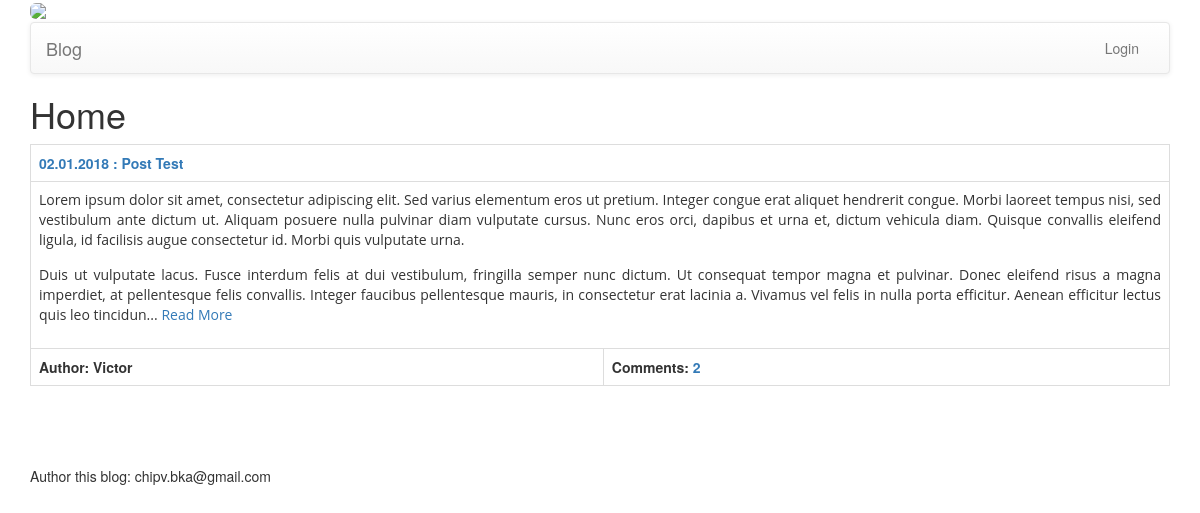
Before: / with the older database file.
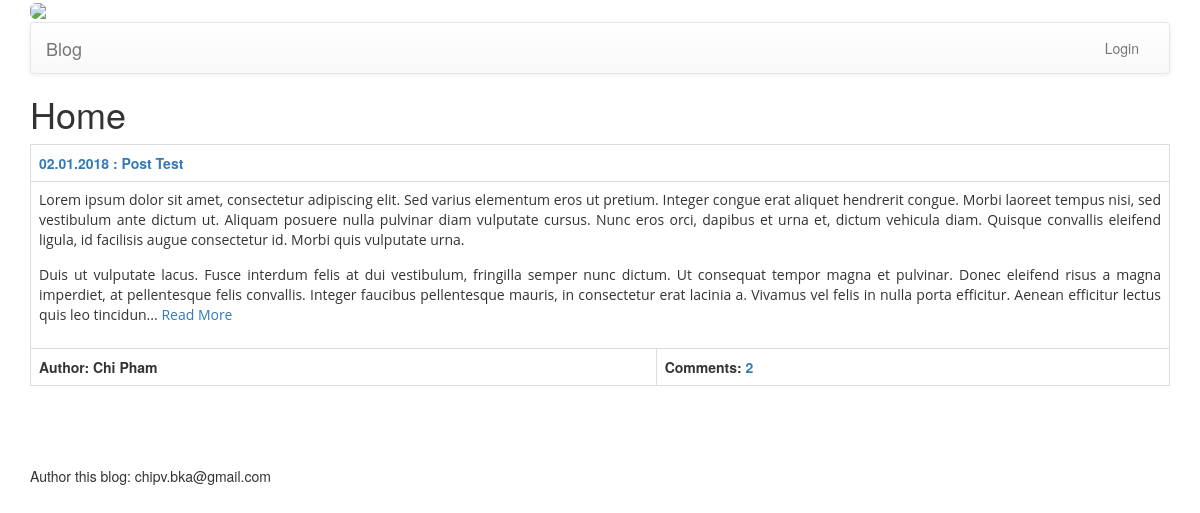
After: the same page with the newer database file.
### tables this page shows
CREATE TABLE `post` (
  `id` int(11) NOT NULL AUTO_INCREMENT,
  `title` varchar(100) DEFAULT NULL,
  `description` longtext,
  `author_id` int(11) DEFAULT NULL,
  `date_insert` timestamp NOT NULL DEFAULT CURRENT_TIMESTAMP ON UPDATE CURRENT_TIMESTAMP,
  `date_publication` timestamp NOT NULL DEFAULT CURRENT_TIMESTAMP ON UPDATE CURRENT_TIMESTAMP,
  PRIMARY KEY (`id`),
  KEY `fk_post_1_idx` (`author_id`),
  CONSTRAINT `fk_post_1` FOREIGN KEY (`author_id`) REFERENCES `author` (`id`) ON DELETE NO ACTION ON UPDATE NO ACTION
);

CREATE TABLE `author` (
  `id` int(11) NOT NULL AUTO_INCREMENT,
  `name` varchar(45) DEFAULT NULL,
  `login` varchar(45) DEFAULT NULL,
  `password` varchar(45) DEFAULT NULL,
  PRIMARY KEY (`id`)
);

### controllers/HomeController.php (called while the page is built, shortened)
<?php
class HomeController extends BaseController
{
    public function actionIndex()
    {
        $posts = Post::findHome();
        $this->render('views/home/index', ['posts' => $posts]);
    }
}

### components/Application.php (called while the page is built, shortened)
<?php
class Application extends BaseApplication {
    public $router;
    public $controller;
    public function run() {
        $this->lifeCircle();
    }
    private function lifeCircle() {
        $this->bootstrap();
    }
    private function bootstrap() {
        $this->controller->callAction($this->router->getActionName());
    }
    private function setRouter(BaseRouter $router) {
        $this->router = $router;
    }
    private function setController(BaseController $controller) {
        $this->controller = $controller;
    }
}

### index.php (called while the page is built, shortened)
<?php
$config = require(__DIR__ . '/config/app.php');
$app = \app\components\Application::getInstance($config);
$app->run();

### components/Auth.php (called while the page is built, shortened)
<?php
class Auth extends BaseAuth {
    static function isLogged() {
        if (!isset($_SESSION['id'])) {
            return false;
        }
        return true;
    }
}

### models/Post.php (called while the page is built, shortened)
<?php
class Post extends BaseModel {
    static function findHome() {
        $conn = Application::app()->db->conn;
        $sql = 'SELECT p.id as id, p.title as title,'
                . ' p.description as description, '
                . ' date_insert, a.name as author '
                . ' FROM post p, author a '
                . ' WHERE p.author_id = a.id and p.date_publication < NOW()'
                . ' ORDER BY date_publication desc';
        $stmt = $conn->prepare($sql);
        $stmt->execute();
        $rows = $stmt->fetchAll(\PDO::FETCH_ASSOC);
        $out = [];
        foreach ($rows as $row) {
            $post = ModelFactory::create('Post');
            $post->loadAttributes($row);
            $post->comments = [];
            $comments = Comment::findByPostId($post->id);
            $post->comments = $comments;
            $out[] = $post;
        }
        return $out;
    }
}

### components/base/Base.php (called while the page is built, shortened)
<?php
abstract class Base {
    private $data = [];
    public function __set($name, $value) {
        $this->data[$name] = $value;
    }
    public function __get($name) {
        if (array_key_exists($name, $this->data)) {
            return $this->data[$name];
        }
        return null;
    }
}

### components/commons/Helper.php (called while the page is built, shortened)
<?php
class Helper
{
    static function inTheEnd($value, $caracter, $quantity)
    {
        if (strlen($value) >= $quantity) {
            return substr($value, 0, $quantity) . $caracter;
        }
        return $value;
    }
    static function dateFormat($value, $format)
    {
        $date = new \DateTime($value);
        return $date->format($format);
    }
    static function decodeHTML($value)
    {
        return html_entity_decode($value);
    }
    static function isToday($value)
    {
        $today = date('Y-m-d');
        return false;
    }
}

### models/Comment.php (called while the page is built, shortened)
<?php
class Comment extends ModelBase {
    static function findByPostId($postId) {
        $conn = Application::app()->db->conn;
        $sql = "SELECT * FROM comment where post_id = ? ORDER BY date_insert DESC";
        $stmt = $conn->prepare($sql);
        $stmt->execute([
            $postId
        ]);
        $rows = $stmt->fetchAll(\PDO::FETCH_ASSOC);
        $out = [];
        foreach ($rows as $row) {
            $comment = ModelFactory::create('Comment');
            $comment->loadAttributes($row);
            $out[] = $comment;
        }
        return $out;
    }
}

### views/home/index.php (the view, shortened to what this page needs)
<?php $this->render('views/layout/header', []); ?>
<?php $this->render('views/layout/bunner', []); ?>
<?php $this->render('views/layout/menu', []); ?>
<?php
$posts = $params['posts'];
?>
<h1>Home</h1>
<?php
if (is_array($posts) && count($posts) > 0) {
    foreach ($posts as $post) {
        ?>
        <table class="table table-bordered">
            <tr>
                <th colspan="2">
                    <a href="./index.php?r=post/detail&id=<?php echo $post->id ?>">
                        <?php
                        $date = Helper::dateFormat($post->date_insert, 'Y-m-d');
                        if (Helper::isToday($date)) {
                            echo 'Today';
                        } else {
                            echo Helper::dateFormat($post->date_insert, 'd.m.Y');
                        }
                        ?> : <?php echo $post->title ?>
                    </a>
                </th>
            </tr>
            <tr>
                <td colspan="2"><?= Helper::inTheEnd(Helper::decodeHTML($post->description), '...', 1000) ?> <a href="./index.php?r=post/detail&id=<?php echo $post->id ?>">Read More</a></td>
            </tr>
            <tr>
                <th>Author: <?php echo $post->author ?></th><th>Comments: <a href="./index.php?r=post/detail&id=<?php echo $post->id ?>"><?php echo count($post->comments) ?></a></th>
            </tr>
        </table>
        <br>
        <?php
    }
} else {
    ?>
    <div class="alert alert-info" role="alert">No posts were published yet.</div>
    <?php
}
?>
<?php $this->render('views/layout/footer', []); ?>

### components/base/Controller.php (shortened to what this page needs)
<?php
abstract class Controller extends Base {
    final public function callAction($actionName) {
        $realName = 'action' . ucfirst($actionName);
        if (is_callable([$this, $realName])) {
            $this->$realName();
        } else {
            throw new \Exception("The action $realName does not exist!");
        }
    }
    public function render($viewFile, $params = []) {
        include $viewFile . '.php';
    }
}
?>

### views/layout/header.php (shortened to what this page needs)
<!DOCTYPE html>
<html>
    <head>
        <link rel="stylesheet" href="//maxcdn.bootstrapcdn.com/bootstrap/3.2.0/css/bootstrap.min.css">
        <link rel="stylesheet" href="//maxcdn.bootstrapcdn.com/bootstrap/3.2.0/css/bootstrap-theme.min.css">
        <link rel="stylesheet" href="./assets/css/style.css">
    </head>
    <body>
    <div class="container">

### views/layout/bunner.php
<div class="bunner">
    <img src="./assets/imgs/bunner.png" class="img-responsive img-rounded">
</div>

### views/layout/menu.php (shortened to what this page needs)
<?php
$userId = Auth::getSession('id');
$user = Author::find($userId);
?>
<nav class="navbar navbar-default" role="navigation">
    <div class="container-fluid">
        <div class="navbar-header">
            <a class="navbar-brand" href="./index.php">Blog</a>
        </div>
        <div class="collapse navbar-collapse" id="bs-example-navbar-collapse-1">
            <ul class="nav navbar-nav navbar-right">
                <?php if (Auth::isLogged()) { ?>
                    <li><a href="./index.php?r=post/create">New Post</a></li>
                    <li class="dropdown">
                        <a href="#" class="dropdown-toggle" data-toggle="dropdown"><?= $user->name ?> (<?= Helper::getUserIP(); ?>)<span class="caret"></span></a>
                        <ul class="dropdown-menu" role="menu">
                            <li><a href="./index.php?r=home/logout">Logout</a></li>
                        </ul>
                    </li>
                <?php } else { ?>
                    <li><a href="./index.php?r=home/login">Login</a></li>
                <?php } ?>
            </ul>
        </div>
    </div>
</nav>

### views/layout/footer.php
<br>
<br>
Author this blog: chipv.bka@gmail.com
</div>
</body>
</html>

### assets/css/style.css (style rules this page uses)
.bunner { text-align: center; margin: 3px 0 3px 0; }

Changed rows visible on the page:
changed through a linked row, post "Post Test": author.name "Victor" → "Chi Pham"
